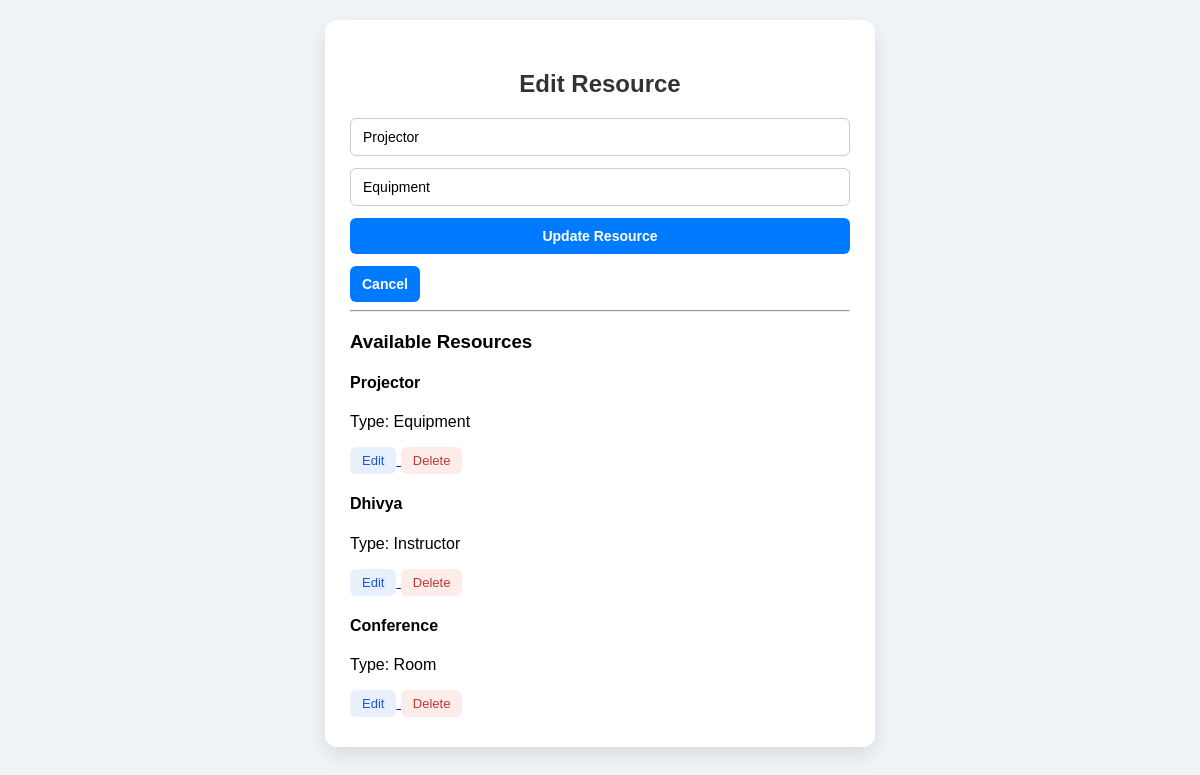
Page /resources?edit_resource=1 on the committed database.
### models.py (models this page shows)
class Resource(db.Model):
    resource_id = db.Column(db.Integer, primary_key=True)
    resource_name = db.Column(db.String(100), nullable=False)
    resource_type = db.Column(db.String(50), nullable=False)

### app.py (the view, shortened to what this page needs)
@app.route('/resources', methods=['GET', 'POST'])
def resources():
    edit_resource = None
    resource_id = request.args.get('edit_resource')
    if resource_id:
        edit_resource = Resource.query.get(int(resource_id))
    return render_template('resources.html', resources=Resource.query.all(), edit_resource=edit_resource)

### templates/resources.html (shortened to what this page needs)
<!DOCTYPE html>
<html lang="en">
<head>
    <link rel="stylesheet" href="{{ url_for('static', filename='style.css') }}">
</head>
<body>
<div class="container">
    <h2>{{ edit_resource and 'Edit Resource' or 'Add Resource' }}</h2>
    <form method="post" class="event-form">
        <input type="text" name="name" placeholder="Resource Name" required
               value="{{ edit_resource.resource_name if edit_resource else '' }}">
        <input type="text" name="type" placeholder="Resource Type (Room / Instructor / Equipment)" required
               value="{{ edit_resource.resource_type if edit_resource else '' }}">
        <button type="submit">{{ edit_resource and 'Update Resource' or 'Add Resource' }}</button>
        {% if edit_resource %}
            <a href="/resources"><button type="button">Cancel</button></a>
        {% endif %}
    </form>
    <hr>
    <h3>Available Resources</h3>
    {% for resource in resources %}
        <div class="event-card">
            <h4>{{ resource.resource_name }}</h4>
            <p class="desc">Type: {{ resource.resource_type }}</p>
            <div class="resource-actions">
                <a href="{{ url_for('resources', edit_resource=resource.resource_id) }}">
                    <button type="button" class="edit-btn">Edit</button>
                </a>
                <form action="/delete_resource/{{ resource.resource_id }}" method="post"
                      onsubmit="return confirm('Are you sure you want to delete this resource?');">
                    <button type="submit" class="delete-btn">Delete</button>
                </form>
            </div>
        </div>
    {% else %}
        <p>No resources added yet.</p>
    {% endfor %}
</div>
</body>
</html>

### static/style.css (style rules this page uses)
body { font-family: Arial, sans-serif; background-color: #f0f4f8; margin: 0; padding: 20px; display: flex; justify-content: center; align-items: flex-start; min-height: 100vh; }
.container { width: 100%; max-width: 500px; background-color: #fff; padding: 30px 25px; border-radius: 12px; box-shadow: 0 8px 20px rgba(0,0,0,0.1); }
h2 { text-align: center; color: #333; margin-bottom: 20px; }
.event-form { display: flex; flex-direction: column; gap: 12px; }
.event-form select, .event-form input, .event-form button { padding: 10px 12px; border-radius: 6px; border: 1px solid #ccc; font-size: 14px; box-sizing: border-box; }
.event-form button { background-color: #007bff; color: #fff; border: none; font-weight: bold; cursor: pointer; transition: all 0.3s ease; }

### templates/resources.html (style rules this page uses)
.resource-actions { margin-top: 10px; }
.resource-actions form { display: inline-block; margin-right: 6px; }
.resource-actions button { padding: 6px 12px; font-size: 13px; border: none; border-radius: 6px; cursor: pointer; font-weight: 500; transition: background-color 0.2s ease; }
.edit-btn { background-color: #e8f0fe; color: #1a56db; }
.delete-btn { background-color: #fdecea; color: #c0392b; }

### rows in the picture
Resource: name "Projector", type "Equipment", resource_name "Projector", resource_type "Equipment"
Resource: resource_name "Dhivya", resource_type "Instructor"
Resource: resource_name "Conference", resource_type "Room"

### other values in the picture
{{ edit_resource and 'Edit Resource' or 'Add Resource' }} "Edit Resource"
{{ edit_resource and 'Update Resource' or 'Add Resource' }} "Update Resource"
